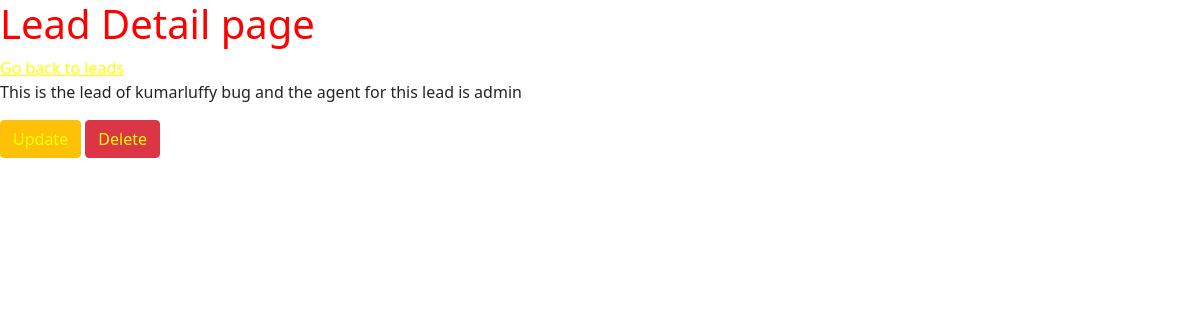
The app's page /leads/1, older data.
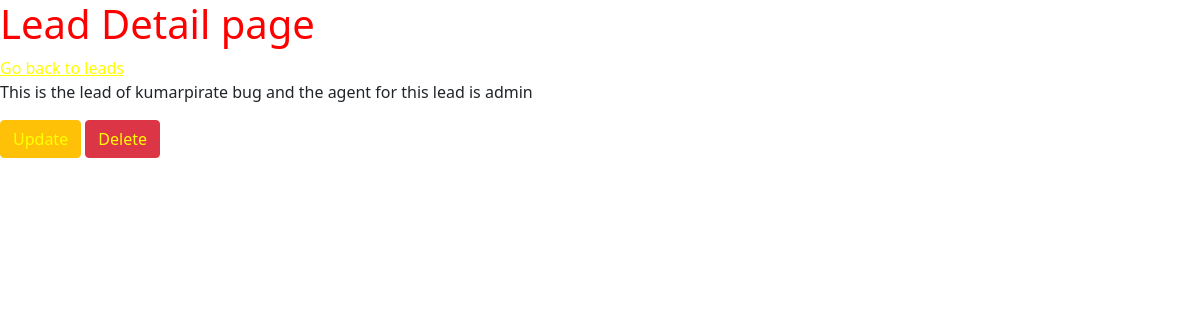
The same page, newer data.
### leads/models.py (models this page shows, shortened)
class Lead(models.Model):
    first_name = models.CharField(max_length=50)
    last_name = models.CharField(max_length=50)
    age = models.IntegerField(default=0)
    agent = models.ForeignKey(Agent, on_delete=models.CASCADE)

class Agent(models.Model):
    user = models.OneToOneField(User, on_delete=models.CASCADE)
    def __str__(self):
        return self.user.username

class User(AbstractUser):
    pass

### leads/views.py (the view)
# urls.py: path('<int:pk>', views.LeadDetailView.as_view(), name="lead-detail"),
class LeadDetailView(DetailView):
    template_name = "leads/lead_detail.html"
    queryset = leads = Lead.objects.all()

### leads/templates/leads/lead_detail.html
{% extends 'base.html' %}
{% load static %}
{% block css %}
<link rel="stylesheet" href="{% static 'leads/css/style.css' %}">
{% endblock css %}
{% block content %}
<h1>Lead Detail page</h1>
<a href="{% url 'leads:lead-list' %}">Go back to leads</a>
<p>This is the lead of {{lead.first_name}} {{lead.last_name}} and the agent for this lead is {{lead.agent}}</p>
<a href="{% url 'leads:lead-update' lead.pk %}" class="btn btn-warning">Update</a>
<a href="{% url 'leads:lead-delete' lead.pk %}" class="btn btn-danger">Delete</a>
{% endblock content %}

Row changes from the older to the newer data that the page shows:
changed Lead "bug": first_name "kumarluffy" → "kumarpirate"
